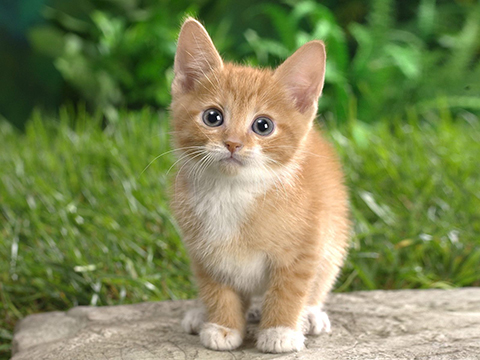
#> input picture 03. 키보드와 마우스 이벤트 처리/cat.jpg, 480 x 360 px, found by its file name
$ python 14.histogram_1_quiz.py
#> lines starting #> are read from the running program, lines starting #| are printed output that depends on the picture; long printed decimals are rounded
# show histogram for each channel
# [Quiz] cat 이미지에 contrast 1.5 조정해서, 원본과 조정된 이미지의 채널별 히스토그램을 그려보자.

import cv2
import numpy as np
from matplotlib import pyplot as plt

img = cv2.imread('cat.jpg', cv2.IMREAD_COLOR)
#> img is the input picture: shape (360, 480, 3); mean B, G, R 85.7, 136, 125.8
mean = np.zeros(img.shape, np.uint8)
#이미지의 컬러채널별 평균 밝기
mean[:,:] = np.mean(img, (0,1))
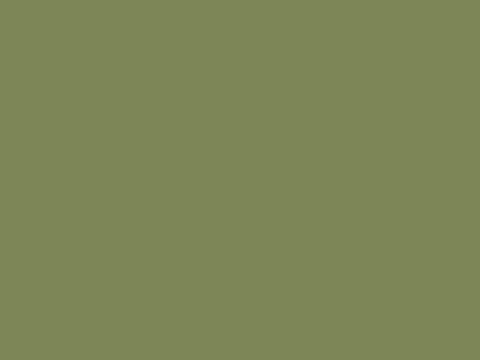
#> mean: shape (360, 480, 3); mean B, G, R 85, 135, 125
print(np.mean(img, (0,1)))
#| [ 85.657 135.998 125.764]

scale = 1.5
# img1 = (img0-mean)*scale + mean
img1 = cv2.addWeighted(img, scale, mean, 1-scale, 0)
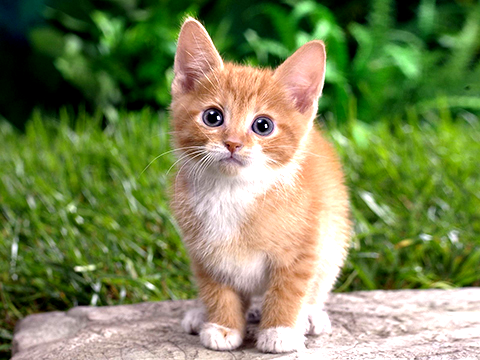
#> img1: shape (360, 480, 3); mean B, G, R 86.5, 135.5, 123.5
color = ['b', 'g', 'r']

fig, axes = plt.subplots(1,2, sharex=True, sharey=True, figsize=(14,5))
# 원본 img에 대해 루프를 세번 돌며 각각의 컬러별로 히스토그램 계산
for i, c in enumerate(color):
	hist = cv2.calcHist([img], [i], None, [256], [0,256])
	axes[0].plot(hist, color=c)
	axes[0].set_xlim([0,256])
	axes[0].set_ylim([0,3000])
	axes[0].set_title("original")

# 루프를 세번 돌며 각각의 컬러별로 히스토그램 계산
for i, c in enumerate(color):
	hist = cv2.calcHist([img1], [i], None, [256], [0,256])
	axes[1].plot(hist, color=c)
	axes[1].set_xlim([0,256])
	axes[0].set_ylim([0,3000])
	axes[1].set_title("contrasted")

plt.show()
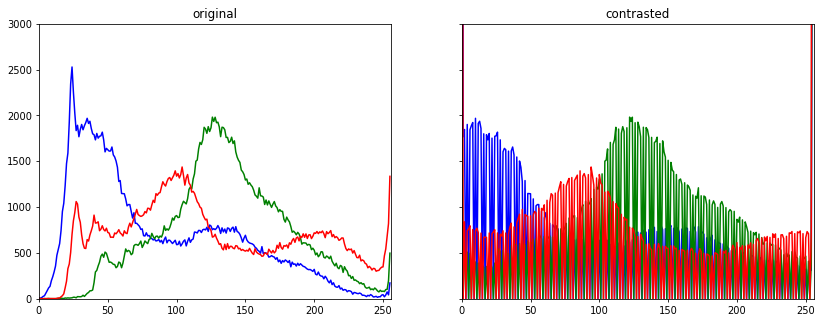
#> figure drawn by matplotlib, 2 panels; panel 1: curve peaks at x = 24, y = 2528; panel 1: curve peaks at x = 126, y = 1981; panel 1: curve peaks at x = 104, y = 1437

$ run again, with 03. 키보드와 마우스 이벤트 처리/road.jpg copied over 03. 키보드와 마우스 이벤트 처리/cat.jpg
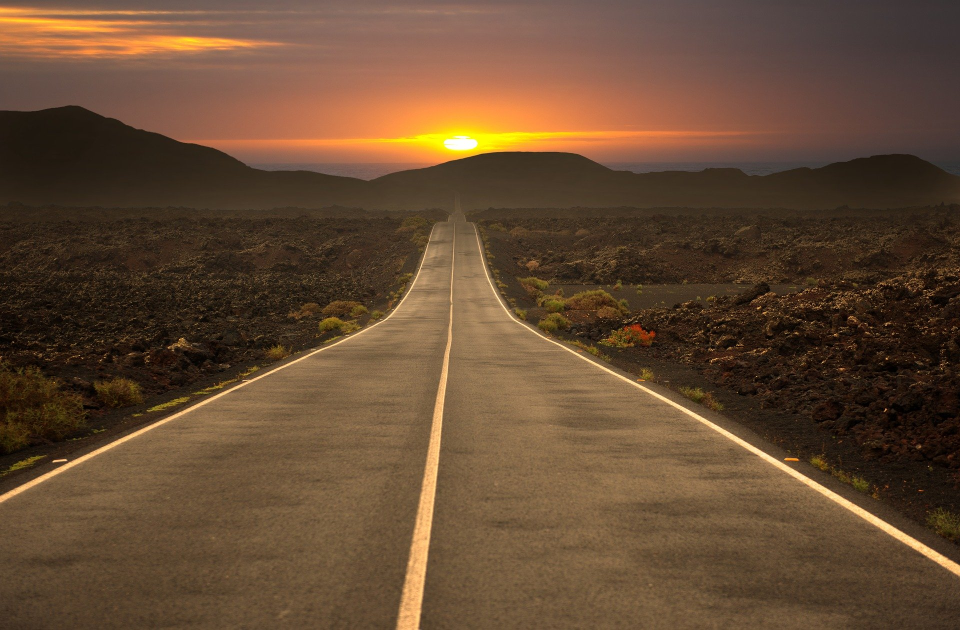
#> input picture 03. 키보드와 마우스 이벤트 처리/road.jpg, 1920 x 1260 px, found by its file name (shown at 1/2 size)
#> img is the input picture: shape (1260, 1920, 3); mean B, G, R 51.2, 74.3, 101
#> `mean[:,:] = np.mean(img, (0,1))`:
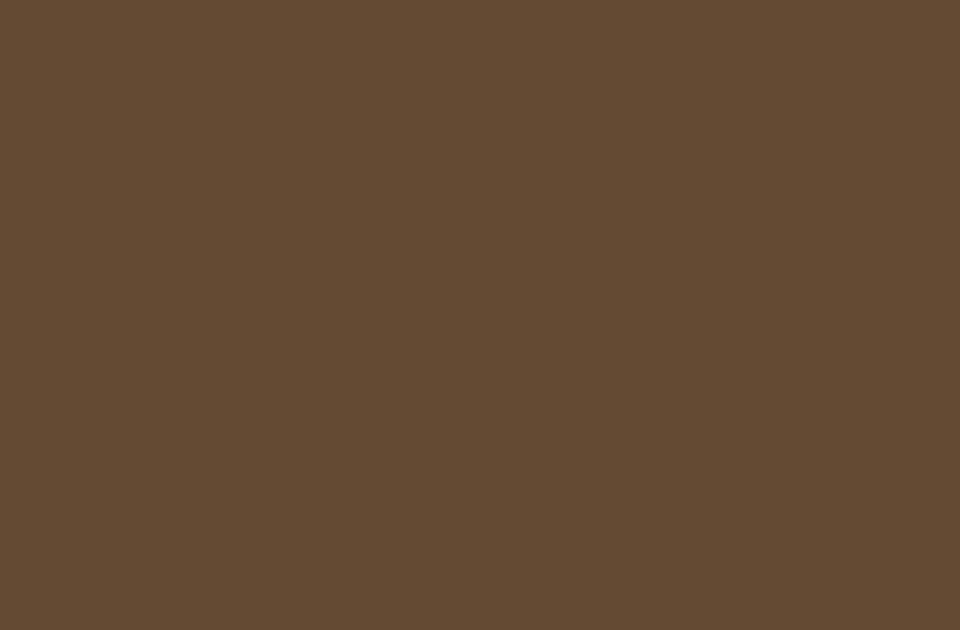
#> mean: shape (1260, 1920, 3) (shown at 1/2 size); mean B, G, R 51, 74, 100
#| [ 51.188  74.330 100.966]
#> `plt.show()`:
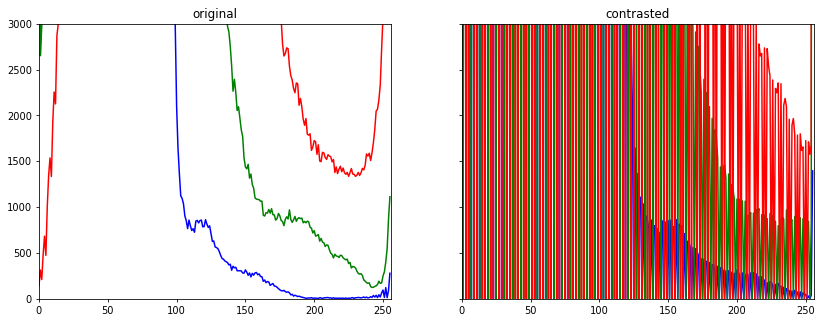
#> figure drawn by matplotlib, 2 panels; panel 1: curve peaks at x = 0, y = 67016; panel 1: curve peaks at x = 88, y = 27279; panel 1: curve peaks at x = 255, y = 25374
